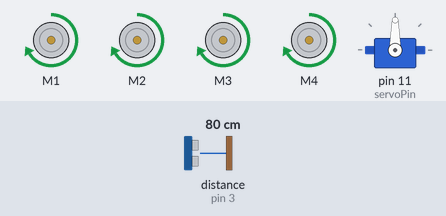
Simulated run of this sketch. Board: Arduino Uno, built with avr-gcc and run on an emulated ATmega328P. Shown: 4 × DC motor (green arrow = forward, orange = backward, longer = faster), servo. Wiring (inferred from the names in the program): ultrasonic range finder: trigger pin 8; echo pin 3. The test bench sets the inputs (shaded band); at power-on: distance to the obstacle (sensor on pin 3) 80 cm. The echo pulse lasts 58.3 µs per cm.

Above: at 3.4 s.
3.5 s: distance to the obstacle (sensor on pin 3) set to 30 cm
5.0 s: distance to the obstacle (sensor on pin 3) set to 23 cm
At 6.5 s:
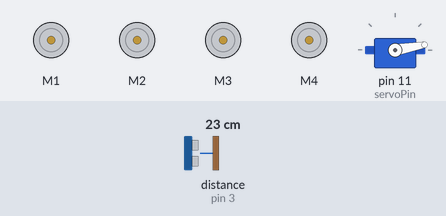
8.0 s: distance to the obstacle (sensor on pin 3) set to 35 cm
At 9.6 s:
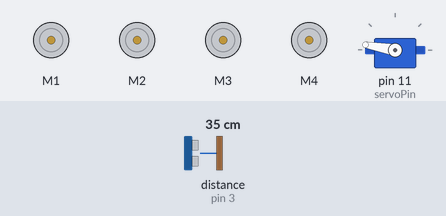
11.0 s: distance to the obstacle (sensor on pin 3) set to 2 cm
At 11.64 s:
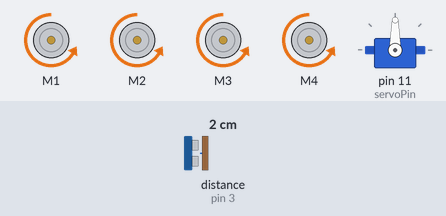
Timing chart, 0 to 15.0 s (numbered marks = the images above; inputs shaded):
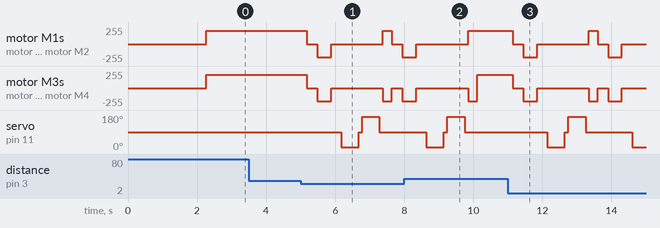

Measured:
- the behaviour switches between 27 and 26 cm on distance to the obstacle (sensor on pin 3) (found by bisection; images 0 and 1)
- after the input at 3.5 s, every drawn part: stays the same
- after the input at 5.0 s, motor M1, motor M2: forward 200/255 → stopped after 0.18 s, → backward 200/255 0.30 s later, → stopped 0.40 s later, → forward 200/255 1.5 s later, … (6 changes in this stretch)
- after the input at 8.0 s, motor M1, motor M2: goes on until 9.8 s, then stays forward 200/255
- after the input at 11.0 s, motor M1, motor M2: forward 200/255 → stopped after 0.15 s, → backward 200/255 0.30 s later, → stopped 0.40 s later, → forward 200/255 1.5 s later, … (7 changes in this stretch)

The sketch:

sketch_nov29c.ino
```cpp
//For- Multi-tasking robot(car) grade:10 - computer engineering--
//Here's our complete code for obstacle avoidance feature  in our car:
#include <AFMotor.h>
#include <Servo.h>
#include <NewPing.h>
// Motor Setup
AF_DCMotor motorLeft1(1);
AF_DCMotor motorLeft2(2);
AF_DCMotor motorRight1(3);
AF_DCMotor motorRight2(4);
// Ultrasonic Sensor Pins
const int trigPin = 8;
const int echoPin = 3;
const int servoPin = 11;
// Configuration Constants
const int SAFE_DISTANCE = 25;     // Safe distance in centimeters
const int MOTOR_SPEED = 200;      // Motor speed
const int MAX_DISTANCE = 200;     // Maximum detection distance
const int OUT_OF_RANGE = 255;     // Out of range indicator

//here are global Variables:
Servo servo_motor;
int distance;

void setup() {
  Serial.begin(9600);

  // Motor Setup
  motorLeft1.setSpeed(MOTOR_SPEED);
  motorLeft2.setSpeed(MOTOR_SPEED);
  motorRight1.setSpeed(MOTOR_SPEED);
  motorRight2.setSpeed(MOTOR_SPEED);

  // Ultrasonic Sensor Setup
  pinMode(trigPin, OUTPUT);
  pinMode(echoPin, INPUT);

  // Servo Setup
  servo_motor.attach(servoPin);
  servo_motor.write(90);  //it center the servo
  delay(2000);

  //  it initialize smooth distance
  distance = getSmoothedDistance();
}

void loop() {
  int distanceRight = 0, distanceLeft = 0;
  delay(50);

  if (distance <= SAFE_DISTANCE) {
    moveStop();
    delay(300);
    moveBackward();
    delay(400);
    moveStop();
    delay(300);

    // Look directions and decide
    distanceRight = lookDirection(10);  // Look right----right------------
    distanceLeft = lookDirection(170);  // Look left------------left-----------

    if (distanceRight >= distanceLeft) {
      turnRight();
    } else {
      turnLeft();
    }
  } else {
    moveForward();
  }

  distance = getSmoothedDistance();  // Update distance
}

// Motor Control Functions-----motors-------------------
void moveForward() {
  motorLeft1.run(FORWARD);
  motorLeft2.run(FORWARD);
  motorRight1.run(FORWARD);
  motorRight2.run(FORWARD);
}

void moveBackward() {
  motorLeft1.run(BACKWARD);
  motorLeft2.run(BACKWARD);
  motorRight1.run(BACKWARD);
  motorRight2.run(BACKWARD);
}

void turnLeft() {
  motorLeft1.run(BACKWARD);
  motorLeft2.run(BACKWARD);
  motorRight1.run(FORWARD);
  motorRight2.run(FORWARD);
}

void turnRight() {
  motorLeft1.run(FORWARD);
  motorLeft2.run(FORWARD);
  motorRight1.run(BACKWARD);
  motorRight2.run(BACKWARD);
}

void moveStop() {
  motorLeft1.run(RELEASE);
  motorLeft2.run(RELEASE);
  motorRight1.run(RELEASE);
  motorRight2.run(RELEASE);
}

// Servo Logic: Look Direction------------------------
int lookDirection(int angle) {
  servo_motor.write(angle);
  delay(500);
  int distance = measureDistance();
  servo_motor.write(90);  // Reset to center-------------------------
  delay(100);
  return distance;
}

// Distance Measurement
int measureDistance() {
  digitalWrite(trigPin, LOW);
  delayMicroseconds(2);
  digitalWrite(trigPin, HIGH);
  delayMicroseconds(10);
  digitalWrite(trigPin, LOW);

  long duration = pulseIn(echoPin, HIGH);
  int cm = duration * 0.034 / 2;    //--**********------logic----*****-------------

  return cm == 0 ? OUT_OF_RANGE : constrain(cm, 0, MAX_DISTANCE);
}

int getSmoothedDistance() {
  int total = 0, samples = 4;
  for (int i = 0; i < samples; i++) {
    total += measureDistance();
    delay(50);
  }
  return total / samples;
}
```
